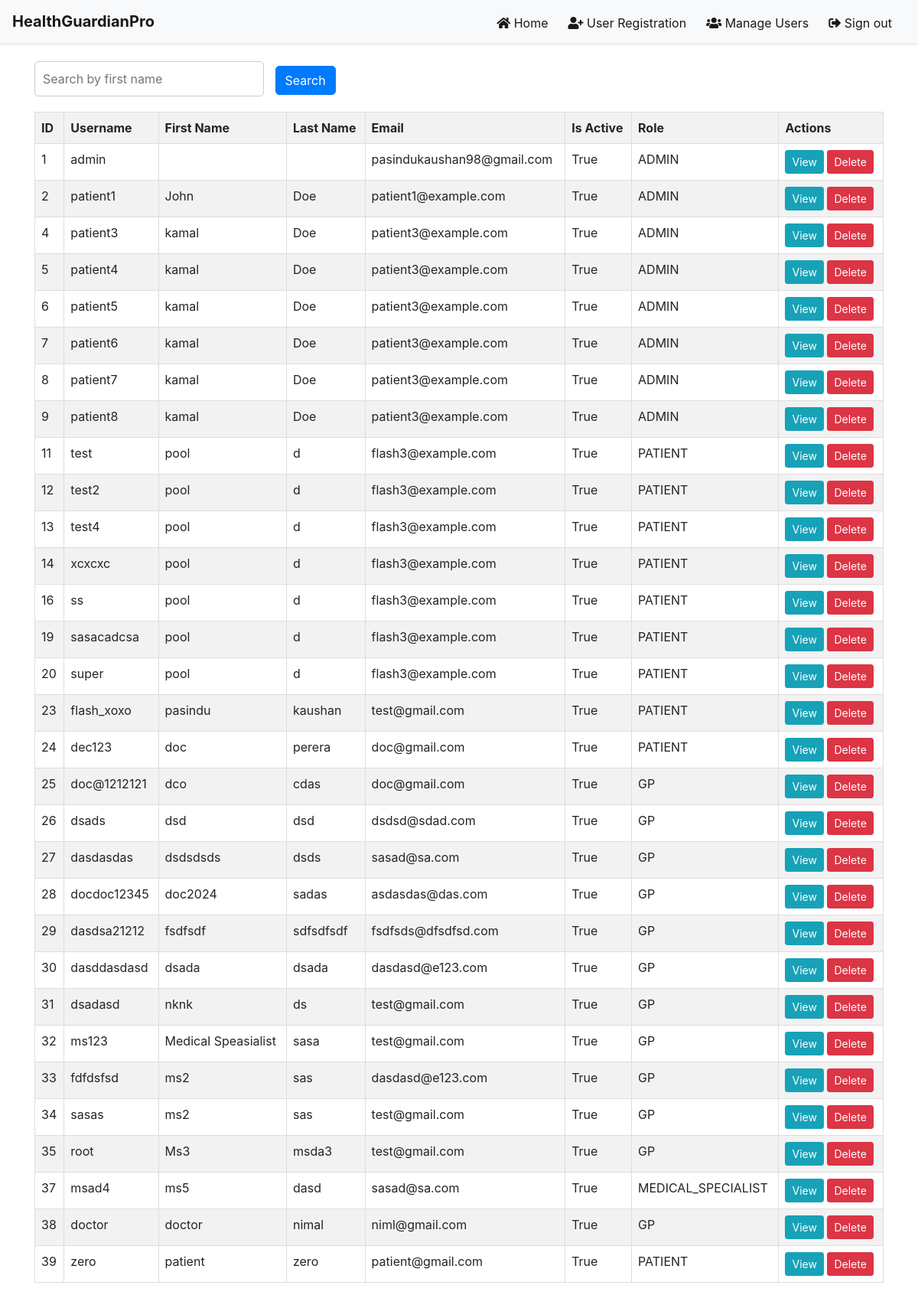
Before: /app/manage_users/ (signed in) with the older database file.
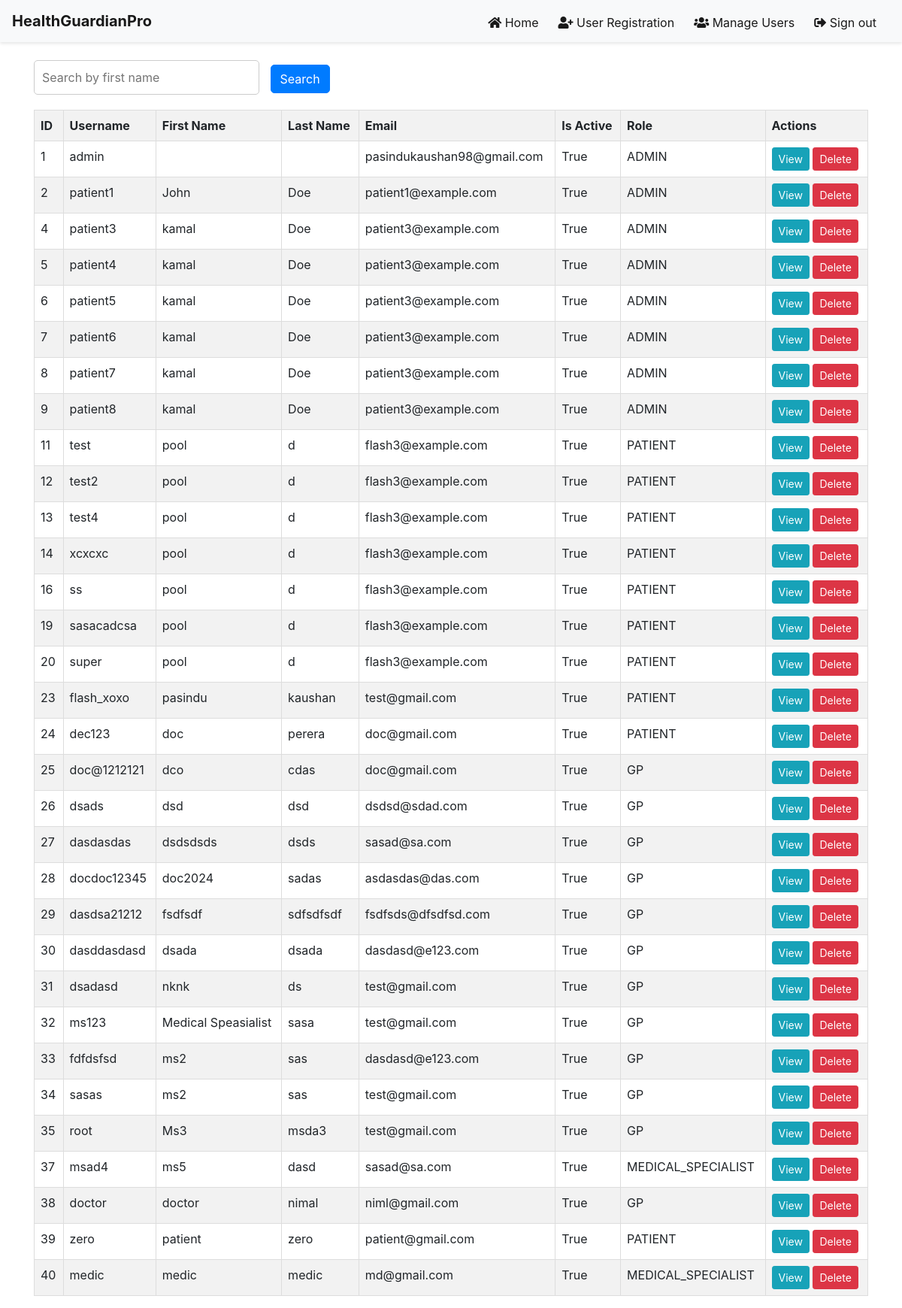
After: the same page with the newer database file.
### predictor/models.py (models this page shows, shortened)
class User(AbstractUser):
    class Role(models.TextChoices):
        ADMIN = "ADMIN", "Admin"
        PATIENT = "PATIENT", "Patient"
        GP = "GP", "GP"
        MEDICAL_SPECIALIST = "MEDICAL_SPECIALIST", "Medical Specialist"
    base_role = Role.ADMIN
    role = models.CharField(max_length=50, choices=Role.choices)

### predictor/views.py (the view)
# urls.py: path('manage_users/', views.manage_users, name='manage_users'),
def manage_users(request):
    users = User.objects.all()
    return render(request, 'manage_users.html', {'users': users})

### predictor/templates/manage_users.html (shortened to what this page needs)
{% if request.user.is_authenticated %}
<!DOCTYPE html>
<html lang="en">
<head>
    <link href="https://stackpath.bootstrapcdn.com/bootstrap/4.5.2/css/bootstrap.min.css" rel="stylesheet">
    {% load static %}
    <link rel="stylesheet" type="text/css" href="{% static 'manage_users.css' %}">
</head>
<body>
    {% include 'nav_bar_admin.html' %}
<div class="container">
    <br>
    <form id="searchForm">
        <input type="text" id="searchInput" name="search" placeholder="Search by first name">
        <button type="button" id="searchButton" class="btn btn-primary">Search</button>
    </form>
    <table id="usersTable" class="table">
        <thead>
            <tr>
                <th>ID</th>
                <th>Username</th>
                <th>First Name</th>
                <th>Last Name</th>
                <th>Email</th>
                <th>Is Active</th>
                <th>Role</th>
                <th>Actions</th>
            </tr>
        </thead>
        <tbody>
            {% for user in users %}
            <tr>
                <td>{{ user.id }}</td>
                <td>{{ user.username }}</td>
                <td>{{ user.first_name }}</td>
                <td>{{ user.last_name }}</td>
                <td>{{ user.email }}</td>
                <td>{{ user.is_active }}</td>
                <td>{{ user.role }}</td>
                <td>
                    <a href="#" class="btn btn-info btn-sm">View</a>
                    <form method="post" action="{% url 'delete_user' user.id %}"  style="display: inline;">
                        <button type="submit" class="btn btn-danger btn-sm" onclick="return confirm('Are you sure you want to delete this user?')">Delete</button>
                    </form>
                </td>
            </tr>
            {% endfor %}
        </tbody>
    </table>
</div>
</body>
</html>
{% endif %}

Changed rows visible on the page:
added User: id "40", username "medic", first_name "medic", last_name "medic", email "md@gmail.com", is_active "True", role "MEDICAL_SPECIALIST"
